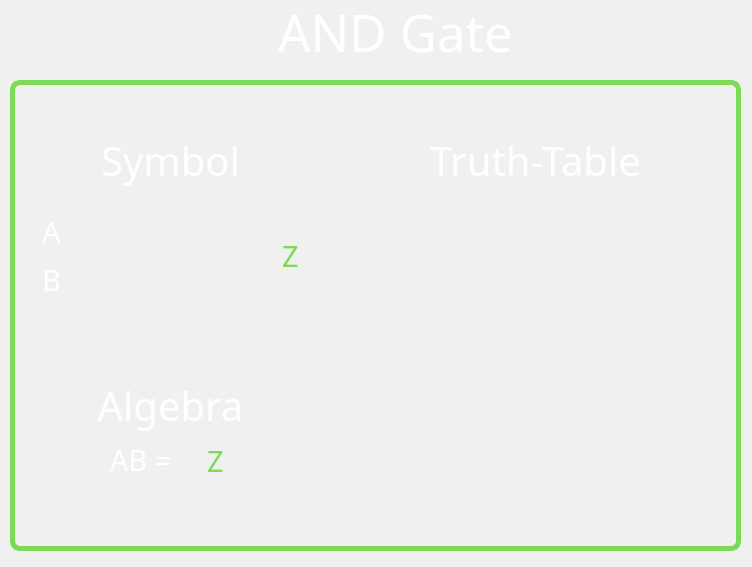
<?xml version="1.0" encoding="UTF-8"?>
<ui version="4.0">
 <class>And_Dialog</class>
 <widget class="QDialog" name="And_Dialog">
  <property name="geometry">
   <rect>
    <x>0</x>
    <y>0</y>
    <width>752</width>
    <height>567</height>
   </rect>
  </property>
  <property name="palette">
   <palette>
    <active>
     <colorrole role="WindowText">
      <brush brushstyle="SolidPattern">
       <color alpha="255">
        <red>255</red>
        <green>255</green>
        <blue>255</blue>
       </color>
      </brush>
     </colorrole>
     <colorrole role="Button">
      <brush brushstyle="SolidPattern">
       <color alpha="255">
        <red>46</red>
        <green>46</green>
        <blue>46</blue>
       </color>
      </brush>
     </colorrole>
     <colorrole role="Light">
      <brush brushstyle="SolidPattern">
       <color alpha="255">
        <red>69</red>
        <green>69</green>
        <blue>69</blue>
       </color>
      </brush>
     </colorrole>
     <colorrole role="Midlight">
      <brush brushstyle="SolidPattern">
       <color alpha="255">
        <red>57</red>
        <green>57</green>
        <blue>57</blue>
       </color>
      </brush>
     </colorrole>
     <colorrole role="Dark">
      <brush brushstyle="SolidPattern">
       <color alpha="255">
        <red>23</red>
        <green>23</green>
        <blue>23</blue>
       </color>
      </brush>
     </colorrole>
     <colorrole role="Mid">
      <brush brushstyle="SolidPattern">
       <color alpha="255">
        <red>31</red>
        <green>31</green>
        <blue>31</blue>
       </color>
      </brush>
     </colorrole>
     <colorrole role="Text">
      <brush brushstyle="SolidPattern">
       <color alpha="255">
        <red>255</red>
        <green>255</green>
        <blue>255</blue>
       </color>
      </brush>
     </colorrole>
     <colorrole role="BrightText">
      <brush brushstyle="SolidPattern">
       <color alpha="255">
        <red>255</red>
        <green>255</green>
        <blue>255</blue>
       </color>
      </brush>
     </colorrole>
     <colorrole role="ButtonText">
      <brush brushstyle="SolidPattern">
       <color alpha="255">
        <red>255</red>
        <green>255</green>
        <blue>255</blue>
       </color>
      </brush>
     </colorrole>
     <colorrole role="Base">
      <brush brushstyle="SolidPattern">
       <color alpha="255">
        <red>0</red>
        <green>0</green>
        <blue>0</blue>
       </color>
      </brush>
     </colorrole>
     <colorrole role="Window">
      <brush brushstyle="SolidPattern">
       <color alpha="255">
        <red>46</red>
        <green>46</green>
        <blue>46</blue>
       </color>
      </brush>
     </colorrole>
     <colorrole role="Shadow">
      <brush brushstyle="SolidPattern">
       <color alpha="255">
        <red>0</red>
        <green>0</green>
        <blue>0</blue>
       </color>
      </brush>
     </colorrole>
     <colorrole role="AlternateBase">
      <brush brushstyle="SolidPattern">
       <color alpha="255">
        <red>23</red>
        <green>23</green>
        <blue>23</blue>
       </color>
      </brush>
     </colorrole>
     <colorrole role="ToolTipBase">
      <brush brushstyle="SolidPattern">
       <color alpha="255">
        <red>255</red>
        <green>255</green>
        <blue>220</blue>
       </color>
      </brush>
     </colorrole>
     <colorrole role="ToolTipText">
      <brush brushstyle="SolidPattern">
       <color alpha="255">
        <red>0</red>
        <green>0</green>
        <blue>0</blue>
       </color>
      </brush>
     </colorrole>
     <colorrole role="PlaceholderText">
      <brush brushstyle="SolidPattern">
       <color alpha="127">
        <red>255</red>
        <green>255</green>
        <blue>255</blue>
       </color>
      </brush>
     </colorrole>
    </active>
    <inactive>
     <colorrole role="WindowText">
      <brush brushstyle="SolidPattern">
       <color alpha="255">
        <red>0</red>
        <green>0</green>
        <blue>0</blue>
       </color>
      </brush>
     </colorrole>
     <colorrole role="Button">
      <brush brushstyle="SolidPattern">
       <color alpha="255">
        <red>240</red>
        <green>240</green>
        <blue>240</blue>
       </color>
      </brush>
     </colorrole>
     <colorrole role="Light">
      <brush brushstyle="SolidPattern">
       <color alpha="255">
        <red>255</red>
        <green>255</green>
        <blue>255</blue>
       </color>
      </brush>
     </colorrole>
     <colorrole role="Midlight">
      <brush brushstyle="SolidPattern">
       <color alpha="255">
        <red>227</red>
        <green>227</green>
        <blue>227</blue>
       </color>
      </brush>
     </colorrole>
     <colorrole role="Dark">
      <brush brushstyle="SolidPattern">
       <color alpha="255">
        <red>160</red>
        <green>160</green>
        <blue>160</blue>
       </color>
      </brush>
     </colorrole>
     <colorrole role="Mid">
      <brush brushstyle="SolidPattern">
       <color alpha="255">
        <red>160</red>
        <green>160</green>
        <blue>160</blue>
       </color>
      </brush>
     </colorrole>
     <colorrole role="Text">
      <brush brushstyle="SolidPattern">
       <color alpha="255">
        <red>0</red>
        <green>0</green>
        <blue>0</blue>
       </color>
      </brush>
     </colorrole>
     <colorrole role="BrightText">
      <brush brushstyle="SolidPattern">
       <color alpha="255">
        <red>255</red>
        <green>255</green>
        <blue>255</blue>
       </color>
      </brush>
     </colorrole>
     <colorrole role="ButtonText">
      <brush brushstyle="SolidPattern">
       <color alpha="255">
        <red>0</red>
        <green>0</green>
        <blue>0</blue>
       </color>
      </brush>
     </colorrole>
     <colorrole role="Base">
      <brush brushstyle="SolidPattern">
       <color alpha="255">
        <red>255</red>
        <green>255</green>
        <blue>255</blue>
       </color>
      </brush>
     </colorrole>
     <colorrole role="Window">
      <brush brushstyle="SolidPattern">
       <color alpha="255">
        <red>240</red>
        <green>240</green>
        <blue>240</blue>
       </color>
      </brush>
     </colorrole>
     <colorrole role="Shadow">
      <brush brushstyle="SolidPattern">
       <color alpha="255">
        <red>105</red>
        <green>105</green>
        <blue>105</blue>
       </color>
      </brush>
     </colorrole>
     <colorrole role="AlternateBase">
      <brush brushstyle="SolidPattern">
       <color alpha="255">
        <red>245</red>
        <green>245</green>
        <blue>245</blue>
       </color>
      </brush>
     </colorrole>
     <colorrole role="ToolTipBase">
      <brush brushstyle="SolidPattern">
       <color alpha="255">
        <red>255</red>
        <green>255</green>
        <blue>220</blue>
       </color>
      </brush>
     </colorrole>
     <colorrole role="ToolTipText">
      <brush brushstyle="SolidPattern">
       <color alpha="255">
        <red>0</red>
        <green>0</green>
        <blue>0</blue>
       </color>
      </brush>
     </colorrole>
     <colorrole role="PlaceholderText">
      <brush brushstyle="SolidPattern">
       <color alpha="128">
        <red>0</red>
        <green>0</green>
        <blue>0</blue>
       </color>
      </brush>
     </colorrole>
    </inactive>
    <disabled>
     <colorrole role="WindowText">
      <brush brushstyle="SolidPattern">
       <color alpha="255">
        <red>23</red>
        <green>23</green>
        <blue>23</blue>
       </color>
      </brush>
     </colorrole>
     <colorrole role="Button">
      <brush brushstyle="SolidPattern">
       <color alpha="255">
        <red>46</red>
        <green>46</green>
        <blue>46</blue>
       </color>
      </brush>
     </colorrole>
     <colorrole role="Light">
      <brush brushstyle="SolidPattern">
       <color alpha="255">
        <red>69</red>
        <green>69</green>
        <blue>69</blue>
       </color>
      </brush>
     </colorrole>
     <colorrole role="Midlight">
      <brush brushstyle="SolidPattern">
       <color alpha="255">
        <red>57</red>
        <green>57</green>
        <blue>57</blue>
       </color>
      </brush>
     </colorrole>
     <colorrole role="Dark">
      <brush brushstyle="SolidPattern">
       <color alpha="255">
        <red>23</red>
        <green>23</green>
        <blue>23</blue>
       </color>
      </brush>
     </colorrole>
     <colorrole role="Mid">
      <brush brushstyle="SolidPattern">
       <color alpha="255">
        <red>31</red>
        <green>31</green>
        <blue>31</blue>
       </color>
      </brush>
     </colorrole>
     <colorrole role="Text">
      <brush brushstyle="SolidPattern">
       <color alpha="255">
        <red>23</red>
        <green>23</green>
        <blue>23</blue>
       </color>
      </brush>
     </colorrole>
     <colorrole role="BrightText">
      <brush brushstyle="SolidPattern">
       <color alpha="255">
        <red>255</red>
        <green>255</green>
        <blue>255</blue>
       </color>
      </brush>
     </colorrole>
     <colorrole role="ButtonText">
      <brush brushstyle="SolidPattern">
       <color alpha="255">
        <red>23</red>
        <green>23</green>
        <blue>23</blue>
       </color>
      </brush>
     </colorrole>
     <colorrole role="Base">
      <brush brushstyle="SolidPattern">
       <color alpha="255">
        <red>46</red>
        <green>46</green>
        <blue>46</blue>
       </color>
      </brush>
     </colorrole>
     <colorrole role="Window">
      <brush brushstyle="SolidPattern">
       <color alpha="255">
        <red>46</red>
        <green>46</green>
        <blue>46</blue>
       </color>
      </brush>
     </colorrole>
     <colorrole role="Shadow">
      <brush brushstyle="SolidPattern">
       <color alpha="255">
        <red>0</red>
        <green>0</green>
        <blue>0</blue>
       </color>
      </brush>
     </colorrole>
     <colorrole role="AlternateBase">
      <brush brushstyle="SolidPattern">
       <color alpha="255">
        <red>245</red>
        <green>245</green>
        <blue>245</blue>
       </color>
      </brush>
     </colorrole>
     <colorrole role="ToolTipBase">
      <brush brushstyle="SolidPattern">
       <color alpha="255">
        <red>255</red>
        <green>255</green>
        <blue>220</blue>
       </color>
      </brush>
     </colorrole>
     <colorrole role="ToolTipText">
      <brush brushstyle="SolidPattern">
       <color alpha="255">
        <red>0</red>
        <green>0</green>
        <blue>0</blue>
       </color>
      </brush>
     </colorrole>
     <colorrole role="PlaceholderText">
      <brush brushstyle="SolidPattern">
       <color alpha="128">
        <red>0</red>
        <green>0</green>
        <blue>0</blue>
       </color>
      </brush>
     </colorrole>
    </disabled>
   </palette>
  </property>
  <property name="windowTitle">
   <string>Dialog</string>
  </property>
  <widget class="QLabel" name="learningLogicLabel">
   <property name="geometry">
    <rect>
     <x>85</x>
     <y>6</y>
     <width>621</width>
     <height>51</height>
    </rect>
   </property>
   <property name="sizePolicy">
    <sizepolicy hsizetype="Preferred" vsizetype="Preferred">
     <horstretch>0</horstretch>
     <verstretch>0</verstretch>
    </sizepolicy>
   </property>
   <property name="font">
    <font>
     <family>OCR A Extended</family>
     <pointsize>38</pointsize>
    </font>
   </property>
   <property name="styleSheet">
    <string notr="true">color: rgb(255, 255, 255);</string>
   </property>
   <property name="text">
    <string>AND Gate</string>
   </property>
   <property name="alignment">
    <set>Qt::AlignCenter</set>
   </property>
  </widget>
  <widget class="QGroupBox" name="LearnTable">
   <property name="geometry">
    <rect>
     <x>10</x>
     <y>80</y>
     <width>731</width>
     <height>471</height>
    </rect>
   </property>
   <property name="styleSheet">
    <string notr="true">QGroupBox#LearnTable { 
     border: 5px solid green; 
     border-radius: 10px; 
	border-color: rgb(126, 217, 87);
 } </string>
   </property>
   <property name="title">
    <string/>
   </property>
   <widget class="QLabel" name="SymbolLabel">
    <property name="geometry">
     <rect>
      <x>70</x>
      <y>40</y>
      <width>181</width>
      <height>81</height>
     </rect>
    </property>
    <property name="sizePolicy">
     <sizepolicy hsizetype="Preferred" vsizetype="Preferred">
      <horstretch>0</horstretch>
      <verstretch>0</verstretch>
     </sizepolicy>
    </property>
    <property name="font">
     <font>
      <family>OCR A Extended</family>
      <pointsize>30</pointsize>
     </font>
    </property>
    <property name="styleSheet">
     <string notr="true">color: rgb(255, 255, 255);</string>
    </property>
    <property name="text">
     <string>Symbol</string>
    </property>
    <property name="alignment">
     <set>Qt::AlignCenter</set>
    </property>
   </widget>
   <widget class="QLabel" name="SymbolLabel_2">
    <property name="geometry">
     <rect>
      <x>50</x>
      <y>280</y>
      <width>221</width>
      <height>91</height>
     </rect>
    </property>
    <property name="sizePolicy">
     <sizepolicy hsizetype="Preferred" vsizetype="Preferred">
      <horstretch>0</horstretch>
      <verstretch>0</verstretch>
     </sizepolicy>
    </property>
    <property name="font">
     <font>
      <family>OCR A Extended</family>
      <pointsize>30</pointsize>
     </font>
    </property>
    <property name="styleSheet">
     <string notr="true">color: rgb(255, 255, 255);</string>
    </property>
    <property name="text">
     <string>Algebra</string>
    </property>
    <property name="alignment">
     <set>Qt::AlignCenter</set>
    </property>
   </widget>
   <widget class="QLabel" name="SymbolLabel_3">
    <property name="geometry">
     <rect>
      <x>350</x>
      <y>55</y>
      <width>351</width>
      <height>51</height>
     </rect>
    </property>
    <property name="sizePolicy">
     <sizepolicy hsizetype="Preferred" vsizetype="Preferred">
      <horstretch>0</horstretch>
      <verstretch>0</verstretch>
     </sizepolicy>
    </property>
    <property name="font">
     <font>
      <family>OCR A Extended</family>
      <pointsize>30</pointsize>
     </font>
    </property>
    <property name="styleSheet">
     <string notr="true">color: rgb(255, 255, 255);</string>
    </property>
    <property name="text">
     <string>Truth-Table</string>
    </property>
    <property name="alignment">
     <set>Qt::AlignCenter</set>
    </property>
   </widget>
   <widget class="QLabel" name="SymbolLabel_4">
    <property name="geometry">
     <rect>
      <x>260</x>
      <y>150</y>
      <width>41</width>
      <height>51</height>
     </rect>
    </property>
    <property name="sizePolicy">
     <sizepolicy hsizetype="Preferred" vsizetype="Preferred">
      <horstretch>0</horstretch>
      <verstretch>0</verstretch>
     </sizepolicy>
    </property>
    <property name="font">
     <font>
      <family>OCR A Extended</family>
      <pointsize>22</pointsize>
     </font>
    </property>
    <property name="styleSheet">
     <string notr="true">color: rgb(126, 217, 87);</string>
    </property>
    <property name="text">
     <string>Z</string>
    </property>
    <property name="alignment">
     <set>Qt::AlignCenter</set>
    </property>
   </widget>
   <widget class="QLabel" name="SymbolLabel_5">
    <property name="geometry">
     <rect>
      <x>21</x>
      <y>126</y>
      <width>41</width>
      <height>51</height>
     </rect>
    </property>
    <property name="sizePolicy">
     <sizepolicy hsizetype="Preferred" vsizetype="Preferred">
      <horstretch>0</horstretch>
      <verstretch>0</verstretch>
     </sizepolicy>
    </property>
    <property name="font">
     <font>
      <family>OCR A Extended</family>
      <pointsize>22</pointsize>
     </font>
    </property>
    <property name="styleSheet">
     <string notr="true">color: rgb(255, 255, 255);</string>
    </property>
    <property name="text">
     <string>A</string>
    </property>
    <property name="alignment">
     <set>Qt::AlignCenter</set>
    </property>
   </widget>
   <widget class="QLabel" name="SymbolLabel_6">
    <property name="geometry">
     <rect>
      <x>21</x>
      <y>174</y>
      <width>41</width>
      <height>51</height>
     </rect>
    </property>
    <property name="sizePolicy">
     <sizepolicy hsizetype="Preferred" vsizetype="Preferred">
      <horstretch>0</horstretch>
      <verstretch>0</verstretch>
     </sizepolicy>
    </property>
    <property name="font">
     <font>
      <family>OCR A Extended</family>
      <pointsize>22</pointsize>
     </font>
    </property>
    <property name="styleSheet">
     <string notr="true">color: rgb(255, 255, 255);</string>
    </property>
    <property name="text">
     <string>B</string>
    </property>
    <property name="alignment">
     <set>Qt::AlignCenter</set>
    </property>
   </widget>
   <widget class="QLabel" name="SymbolLabel_7">
    <property name="geometry">
     <rect>
      <x>70</x>
      <y>354</y>
      <width>121</width>
      <height>51</height>
     </rect>
    </property>
    <property name="sizePolicy">
     <sizepolicy hsizetype="Preferred" vsizetype="Preferred">
      <horstretch>0</horstretch>
      <verstretch>0</verstretch>
     </sizepolicy>
    </property>
    <property name="font">
     <font>
      <family>OCR A Extended</family>
      <pointsize>22</pointsize>
     </font>
    </property>
    <property name="styleSheet">
     <string notr="true">color: rgb(255, 255, 255);</string>
    </property>
    <property name="text">
     <string>AB =</string>
    </property>
    <property name="alignment">
     <set>Qt::AlignCenter</set>
    </property>
   </widget>
   <widget class="QLabel" name="label">
    <property name="geometry">
     <rect>
      <x>368</x>
      <y>139</y>
      <width>321</width>
      <height>221</height>
     </rect>
    </property>
    <property name="text">
     <string/>
    </property>
    <property name="pixmap">
     <pixmap resource="Tables.qrc">:/Tables/AndTable.png</pixmap>
    </property>
    <property name="scaledContents">
     <bool>true</bool>
    </property>
   </widget>
   <widget class="QLabel" name="label_2">
    <property name="geometry">
     <rect>
      <x>61</x>
      <y>132</y>
      <width>201</width>
      <height>91</height>
     </rect>
    </property>
    <property name="text">
     <string/>
    </property>
    <property name="pixmap">
     <pixmap resource="Gates.qrc">:/icons/and.png</pixmap>
    </property>
    <property name="scaledContents">
     <bool>true</bool>
    </property>
   </widget>
   <widget class="QLabel" name="SymbolLabel_8">
    <property name="geometry">
     <rect>
      <x>190</x>
      <y>355</y>
      <width>31</width>
      <height>51</height>
     </rect>
    </property>
    <property name="sizePolicy">
     <sizepolicy hsizetype="Preferred" vsizetype="Preferred">
      <horstretch>0</horstretch>
      <verstretch>0</verstretch>
     </sizepolicy>
    </property>
    <property name="font">
     <font>
      <family>OCR A Extended</family>
      <pointsize>22</pointsize>
     </font>
    </property>
    <property name="styleSheet">
     <string notr="true">color: rgb(126, 217, 87)</string>
    </property>
    <property name="text">
     <string>Z</string>
    </property>
    <property name="alignment">
     <set>Qt::AlignCenter</set>
    </property>
   </widget>
  </widget>
 </widget>
 <resources>
  <include location="Gates.qrc"/>
  <include location="Tables.qrc"/>
 </resources>
 <connections/>
</ui>
